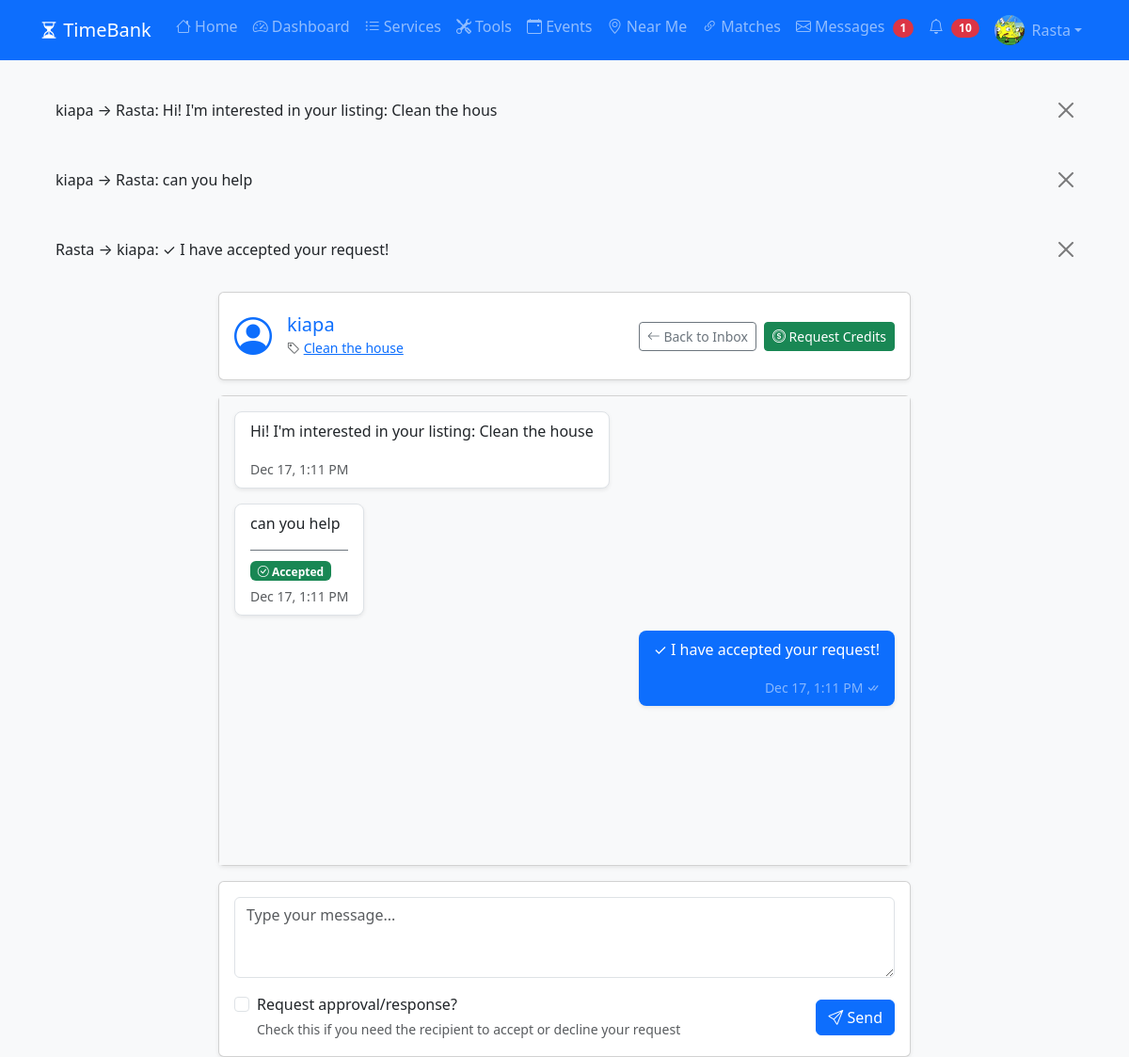
The app's page /messages/conversation/4/ (signed in) with its own data.
### myapp/models.py (models this page shows, shortened)
class Profile(models.Model):
    user = models.OneToOneField(User, on_delete=models.CASCADE)
    time_credits = models.DecimalField(max_digits=10, decimal_places=2, default=0.00)
    bio = models.TextField(blank=True)
    location = models.CharField(max_length=100, help_text="Neighborhood or City")
    phone = models.CharField(max_length=20, blank=True)
    profile_picture = models.ImageField(upload_to='profiles/', blank=True, null=True)
    latitude = models.DecimalField(max_digits=9, decimal_places=6, null=True, blank=True)
    longitude = models.DecimalField(max_digits=9, decimal_places=6, null=True, blank=True)
    is_available = models.BooleanField(default=True, help_text="Available to help others")
    created_at = models.DateTimeField(auto_now_add=True)

class Message(models.Model):
    STATUS_CHOICES = [
        ('PENDING', 'Pending Response'),
        ('ACCEPTED', 'Accepted'),
        ('DECLINED', 'Declined'),
        ('NONE', 'No Response Required'),
    ]
    conversation = models.ForeignKey(Conversation, on_delete=models.CASCADE, related_name='messages', null=True, blank=True)
    sender = models.ForeignKey(User, on_delete=models.CASCADE, related_name='sent_messages')
    recipient = models.ForeignKey(User, on_delete=models.CASCADE, related_name='received_messages')
    body = models.TextField()
    is_read = models.BooleanField(default=False)
    requires_response = models.BooleanField(default=False, help_text="Does this message require accept/decline?")
    response_status = models.CharField(max_length=10, choices=STATUS_CHOICES, default='NONE')
    is_credit_request = models.BooleanField(default=False, help_text="Is this a credit transfer request?")
    credit_amount = models.DecimalField(max_digits=6, decimal_places=2, null=True, blank=True, help_text="Amount of credits requested")
    credit_status = models.CharField(max_length=10, choices=STATUS_CHOICES, default='NONE', help_text="Status of credit request")
    created_at = models.DateTimeField(auto_now_add=True)
    class Meta:
        ordering = ['created_at']
    def __str__(self):
        return f"{self.sender.username} → {self.recipient.username}: {self.body[:50]}"

class Conversation(models.Model):
    participant1 = models.ForeignKey(User, on_delete=models.CASCADE, related_name='conversations_as_participant1')
    participant2 = models.ForeignKey(User, on_delete=models.CASCADE, related_name='conversations_as_participant2')
    listing = models.ForeignKey(ServiceListing, on_delete=models.SET_NULL, null=True, blank=True, related_name='conversations')
    created_at = models.DateTimeField(auto_now_add=True)
    updated_at = models.DateTimeField(auto_now=True)
    class Meta:
        ordering = ['-updated_at']
        unique_together = ['participant1', 'participant2', 'listing']
    def get_other_user(self, current_user):
        return self.participant2 if current_user == self.participant1 else self.participant1

class ServiceListing(models.Model):
    TYPE_CHOICES = [
        ('OFFER', 'Offering Help'),
        ('REQUEST', 'Requesting Help'),
    ]
    user = models.ForeignKey(User, on_delete=models.CASCADE)
    title = models.CharField(max_length=200)
    description = models.TextField()
    listing_type = models.CharField(max_length=10, choices=TYPE_CHOICES)
    skills = models.ManyToManyField(Skill, related_name='listings')
    created_at = models.DateTimeField(auto_now_add=True)
    is_active = models.BooleanField(default=True)

### myapp/views.py (the view)
# urls.py: path('messages/conversation/<int:pk>/', views.conversation_detail, name='conversation_detail'),
@login_required
def conversation_detail(request, pk):
    conversation = get_object_or_404(Conversation, pk=pk)
    if request.user not in [conversation.participant1, conversation.participant2]:
        messages.error(request, 'You do not have permission to view this conversation.')
        return redirect('inbox')
    other_user = conversation.get_other_user(request.user)
    conversation.messages.filter(recipient=request.user, is_read=False).update(is_read=True)
    if request.method == 'POST':
        form = MessageForm(request.POST)
        if form.is_valid():
            message = form.save(commit=False)
            message.conversation = conversation
            message.sender = request.user
            message.recipient = other_user
            if message.requires_response:
                message.response_status = 'PENDING'
            message.save()
            conversation.save()  # This triggers auto_now update
            Notification.objects.create(
                user=other_user,
                notification_type='MESSAGE',
                message=f"{request.user.username} sent you a message",
                link=f"/messages/conversation/{conversation.pk}/"
            )
            messages.success(request, 'Message sent!')
            return redirect('conversation_detail', pk=pk)
    else:
        form = MessageForm()
    conversation_messages = conversation.messages.all()
    context = {
        'conversation': conversation,
        'other_user': other_user,
        'messages': conversation_messages,
        'form': form,
    }
    return render(request, 'messages/conversation.html', context)

### myapp/form.py
class MessageForm(forms.ModelForm):
    class Meta:
        model = Message
        fields = ['body', 'requires_response']
        widgets = {
            'body': forms.Textarea(attrs={
                'class': 'form-control',
                'rows': 3,
                'placeholder': 'Type your message...'
            }),
            'requires_response': forms.CheckboxInput(attrs={
                'class': 'form-check-input'
            }),
        }
        labels = {
            'body': '',
            'requires_response': 'Request approval/response?',
        }
        help_texts = {
            'requires_response': 'Check this if you need the recipient to accept or decline your request',
        }

### myapp/templates/messages/conversation.html (shortened to what this page needs)
{% extends 'base.html' %}
{% block content %}
<div class="row">
    <div class="col-lg-8 mx-auto">
        <div class="card shadow-sm mb-3">
            <div class="card-body d-flex align-items-center">
                <div class="me-3">
                    <i class="bi bi-person-circle fs-1 text-primary"></i>
                </div>
                <div class="flex-grow-1">
                    <h5 class="mb-0">
                        <a href="{% url 'view_profile' other_user.username %}" class="text-decoration-none">
                            {{ other_user.username }}
                        </a>
                    </h5>
                    {% if conversation.listing %}
                    <small class="text-muted">
                        <i class="bi bi-tag"></i>
                        <a href="{% url 'listing_detail' conversation.listing.pk %}">{{ conversation.listing.title }}</a>
                    </small>
                    {% endif %}
                </div>
                <a href="{% url 'inbox' %}" class="btn btn-outline-secondary btn-sm">
                    <i class="bi bi-arrow-left"></i> Back to Inbox
                </a>
                <a href="{% url 'request_credits' conversation.pk %}" class="btn btn-success btn-sm ms-2">
                    <i class="bi bi-coin"></i> Request Credits
                </a>
            </div>
        </div>
        <div class="card shadow-sm mb-3" style="height: 500px;">
            <div class="card-body p-0 d-flex flex-column" style="height: 100%;">
                <div class="flex-grow-1 overflow-auto p-3" id="messageThread" style="background-color: #f8f9fa;">
                    {% for message in messages %}
                    <div class="mb-3 {% if message.sender == request.user %}text-end{% endif %}">
                        <div class="d-inline-block {% if message.sender == request.user %}bg-primary text-white{% else %}bg-white border{% endif %} rounded-3 px-3 py-2 shadow-sm" style="max-width: 70%;">
                            <div class="message-body">
                                {{ message.body|linebreaks }}
                            </div>
                            {% if message.requires_response and not message.is_credit_request %}
                            <div class="mt-2 pt-2 border-top {% if message.sender == request.user %}border-light{% else %}border-secondary{% endif %}">
                                {% if message.response_status == 'PENDING' %}
                                <span class="badge bg-warning text-dark">
                                    <i class="bi bi-clock"></i> Response Needed
                                </span>
                                {% elif message.response_status == 'ACCEPTED' %}
                                <span class="badge bg-success">
                                    <i class="bi bi-check-circle"></i> Accepted
                                </span>
                                {% elif message.response_status == 'DECLINED' %}
                                <span class="badge bg-danger">
                                    <i class="bi bi-x-circle"></i> Declined
                                </span>
                                {% endif %}
                            </div>
                            {% endif %}
                            <div class="mt-1">
                                <small class="{% if message.sender == request.user %}text-white-50{% else %}text-muted{% endif %}">
                                    {{ message.created_at|date:"M d, g:i A" }}
                                    {% if message.sender == request.user and message.is_read %}
                                    <i class="bi bi-check-all"></i>
                                    {% endif %}
                                </small>
                            </div>
                        </div>
                    </div>
                    {% empty %}
                    <div class="text-center text-muted py-5">
                        <i class="bi bi-chat-dots fs-1"></i>
                        <p class="mt-2">No messages yet. Start the conversation!</p>
                    </div>
                    {% endfor %}
                </div>
            </div>
        </div>
        <div class="card shadow-sm">
            <div class="card-body">
                <form method="post">
                    <div class="mb-3">
                        {{ form.body }}
                    </div>
                    <div class="d-flex justify-content-between align-items-center">
                        <div class="form-check">
                            {{ form.requires_response }}
                            <label class="form-check-label" for="{{ form.requires_response.id_for_label }}">
                                {{ form.requires_response.label }}
                            </label>
                            {% if form.requires_response.help_text %}
                            <div class="form-text">{{ form.requires_response.help_text }}</div>
                            {% endif %}
                        </div>
                        <button type="submit" class="btn btn-primary">
                            <i class="bi bi-send"></i> Send
                        </button>
                    </div>
                </form>
            </div>
        </div>
    </div>
</div>
{% endblock %}

### myapp/templates/base.html (shortened to what this page needs)
<!DOCTYPE html>
<html lang="en">
<head>
    <link href="https://cdn.jsdelivr.net/npm/bootstrap@5.3.0/dist/css/bootstrap.min.css" rel="stylesheet">
    <link rel="stylesheet" href="https://cdn.jsdelivr.net/npm/bootstrap-icons@1.11.0/font/bootstrap-icons.css">
    <link rel="stylesheet" href="https://unpkg.com/leaflet@1.9.4/dist/leaflet.css" />
</head>
<body class="bg-light">
    <nav class="navbar navbar-expand-lg navbar-dark bg-primary">
        <div class="container">
            <a class="navbar-brand" href="{% url 'home' %}">
                <i class="bi bi-hourglass-split"></i> TimeBank
            </a>
            <div class="collapse navbar-collapse" id="navbarNav">
                <ul class="navbar-nav ms-auto">
                    <li class="nav-item">
                        <a class="nav-link" href="{% url 'home' %}">
                            <i class="bi bi-house"></i> Home
                        </a>
                    </li>
                    {% if user.is_authenticated %}
                    <li class="nav-item">
                        <a class="nav-link" href="{% url 'dashboard' %}">
                            <i class="bi bi-speedometer2"></i> Dashboard
                        </a>
                    </li>
                    {% endif %}
                    <li class="nav-item">
                        <a class="nav-link" href="{% url 'listing_browse' %}">
                            <i class="bi bi-list-ul"></i> Services
                        </a>
                    </li>
                    <li class="nav-item">
                        <a class="nav-link" href="{% url 'tool_browse' %}">
                            <i class="bi bi-tools"></i> Tools
                        </a>
                    </li>
                    <li class="nav-item">
                        <a class="nav-link" href="{% url 'event_browse' %}">
                            <i class="bi bi-calendar-event"></i> Events
                        </a>
                    </li>
                    <li class="nav-item">
                        <a class="nav-link" href="{% url 'map_view' %}">
                            <i class="bi bi-geo-alt"></i> Near Me
                        </a>
                    </li>
                    {% if user.is_authenticated %}
                    <li class="nav-item">
                        <a class="nav-link" href="{% url 'find_matches' %}">
                            <i class="bi bi-link-45deg"></i> Matches
                        </a>
                    </li>
                    <li class="nav-item">
                        <a class="nav-link position-relative" href="{% url 'inbox' %}">
                            <i class="bi bi-envelope"></i> Messages
                        </a>
                    </li>
                    <li class="nav-item">
                        <a class="nav-link position-relative" href="{% url 'notifications' %}">
                            <i class="bi bi-bell"></i>
                        </a>
                    </li>
                    <li class="nav-item dropdown">
                        <a class="nav-link dropdown-toggle d-flex align-items-center" href="#" id="userDropdown" role="button" data-bs-toggle="dropdown">
                            {% if user.profile.profile_picture %}
                                <img src="{{ user.profile.profile_picture.url }}"
                                     class="rounded-circle me-2"
                                     width="32"
                                     height="32"
                                     style="object-fit: cover;"
                                     alt="{{ user.username }}">
                            {% else %}
                                <div class="rounded-circle bg-primary text-white d-flex align-items-center justify-content-center me-2"
                                     style="width: 32px; height: 32px; font-size: 14px; font-weight: bold;">
                                    {{ user.username|first|upper }}
                                </div>
                            {% endif %}
                            {{ user.username }}
                        </a>
                    </li>
                    {% endif %}
                </ul>
            </div>
        </div>
    </nav>
    <div class="container mt-4">
        {% if messages %}
        <div class="mb-3">
            {% for message in messages %}
            <div class="alert alert-{{ message.tags }} alert-dismissible fade show" role="alert">
                {{ message }}
                <button type="button" class="btn-close" data-bs-dismiss="alert"></button>
            </div>
            {% endfor %}
        </div>
        {% endif %}
        {% block content %}
        {% endblock %}
    </div>
</body>
</html>

### records on screen
Message: sender+recipient+body "kiapa → Rasta: Hi! I'm interested in your listing: Clean the hous", body "Hi! I'm interested in your listing: Clean the house", created_at "Dec 17, 1:11 PM"
Message: sender+recipient+body "kiapa → Rasta: can you help", body "can you help", requires_response True (drawn), created_at "Dec 17, 1:11 PM"
Message: sender+recipient+body "Rasta → kiapa: ✓ I have accepted your request!", body "✓ I have accepted your request!", created_at "Dec 17, 1:11 PM", is_read True (drawn)
Conversation: listing "Clean the house"

### other values on screen
{{ user.username }} "Rasta"
{{ other_user.username }} "kiapa"
